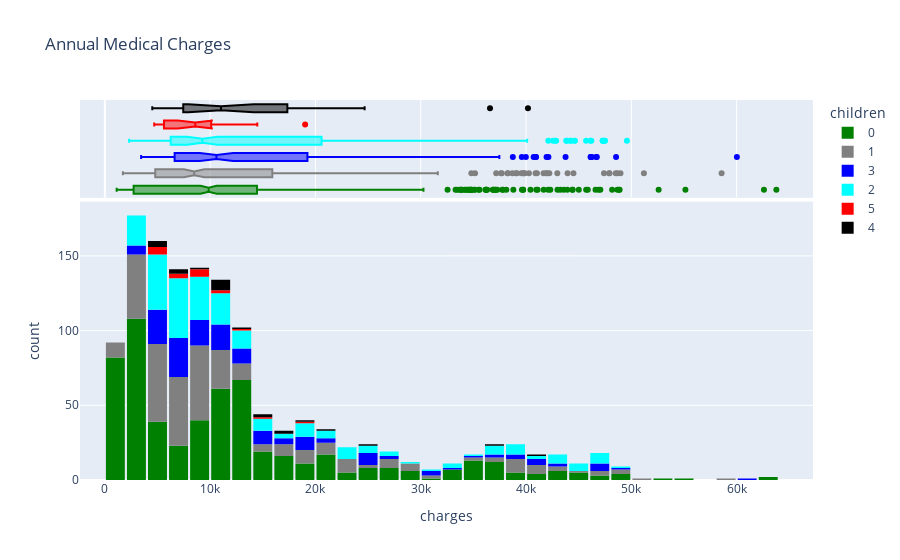

Write notebook code for a chart like this one.
### Code cell
fig = px.histogram(medical_df, 
                   x='charges', 
                   marginal='box', 
                   color='children', 
                   color_discrete_sequence=['green', 'grey','blue','cyan','red','black'], 
                   title='Annual Medical Charges')
fig.update_layout(bargap=0.1)
fig.show()

### Figure 1 — Plotly figure (JSON) as saved in the notebook; plotly's stock layout.template omitted (floating-point values rounded to 4 significant figures; data arrays with more than 128 entries replaced by an {"elided": "..."} marker saying what was removed)
{"data": [{"alignmentgroup": "True", "bingroup": "x", "hovertemplate": "children=0<br>charges=%{x}<br>count=%{y}<extra></extra>", "legendgroup": "0", "marker": {"color": "green", "pattern": {"shape": ""}}, "name": "0", "offsetgroup": "0", "orientation": "v", "showlegend": true, "type": "histogram", "x": {"elided": "574 float values"}, "xaxis": "x", "yaxis": "y"}, {"alignmentgroup": "True", "hovertemplate": "children=0<br>charges=%{x}<extra></extra>", "legendgroup": "0", "marker": {"color": "green"}, "name": "0", "notched": true, "offsetgroup": "0", "showlegend": false, "type": "box", "x": {"elided": "574 float values"}, "xaxis": "x2", "yaxis": "y2"}, {"alignmentgroup": "True", "bingroup": "x", "hovertemplate": "children=1<br>charges=%{x}<br>count=%{y}<extra></extra>", "legendgroup": "1", "marker": {"color": "grey", "pattern": {"shape": ""}}, "name": "1", "offsetgroup": "1", "orientation": "v", "showlegend": true, "type": "histogram", "x": {"elided": "324 float values"}, "xaxis": "x", "yaxis": "y"}, {"alignmentgroup": "True", "hovertemplate": "children=1<br>charges=%{x}<extra></extra>", "legendgroup": "1", "marker": {"color": "grey"}, "name": "1", "notched": true, "offsetgroup": "1", "showlegend": false, "type": "box", "x": {"elided": "324 float values"}, "xaxis": "x2", "yaxis": "y2"}, {"alignmentgroup": "True", "bingroup": "x", "hovertemplate": "children=3<br>charges=%{x}<br>count=%{y}<extra></extra>", "legendgroup": "3", "marker": {"color": "blue", "pattern": {"shape": ""}}, "name": "3", "offsetgroup": "3", "orientation": "v", "showlegend": true, "type": "histogram", "x": {"elided": "157 float values"}, "xaxis": "x", "yaxis": "y"}, {"alignmentgroup": "True", "hovertemplate": "children=3<br>charges=%{x}<extra></extra>", "legendgroup": "3", "marker": {"color": "blue"}, "name": "3", "notched": true, "offsetgroup": "3", "showlegend": false, "type": "box", "x": {"elided": "157 float values"}, "xaxis": "x2", "yaxis": "y2"}, {"alignmentgroup": "True", "bingroup": "x", "hovertemplate": "children=2<br>charges=%{x}<br>count=%{y}<extra></extra>", "legendgroup": "2", "marker": {"color": "cyan", "pattern": {"shape": ""}}, "name": "2", "offsetgroup": "2", "orientation": "v", "showlegend": true, "type": "histogram", "x": {"elided": "240 float values"}, "xaxis": "x", "yaxis": "y"}, {"alignmentgroup": "True", "hovertemplate": "children=2<br>charges=%{x}<extra></extra>", "legendgroup": "2", "marker": {"color": "cyan"}, "name": "2", "notched": true, "offsetgroup": "2", "showlegend": false, "type": "box", "x": {"elided": "240 float values"}, "xaxis": "x2", "yaxis": "y2"}, {"alignmentgroup": "True", "bingroup": "x", "hovertemplate": "children=5<br>charges=%{x}<br>count=%{y}<extra></extra>", "legendgroup": "5", "marker": {"color": "red", "pattern": {"shape": ""}}, "name": "5", "offsetgroup": "5", "orientation": "v", "showlegend": true, "type": "histogram", "x": [4688.0, 6799.0, 4831.0, 5080.0, 9789.0, 12590.0, 11550.0, 6666.0, 6654.0, 10100.0, 8966.0, 8597.0, 4915.0, 19020.0, 9222.0, 8582.0, 5615.0, 14480.0], "xaxis": "x", "yaxis": "y"}, {"alignmentgroup": "True", "hovertemplate": "children=5<br>charges=%{x}<extra></extra>", "legendgroup": "5", "marker": {"color": "red"}, "name": "5", "notched": true, "offsetgroup": "5", "showlegend": false, "type": "box", "x": [4688.0, 6799.0, 4831.0, 5080.0, 9789.0, 12590.0, 11550.0, 6666.0, 6654.0, 10100.0, 8966.0, 8597.0, 4915.0, 19020.0, 9222.0, 8582.0, 5615.0, 14480.0], "xaxis": "x2", "yaxis": "y2"}, {"alignmentgroup": "True", "bingroup": "x", "hovertemplate": "children=4<br>charges=%{x}<br>count=%{y}<extra></extra>", "legendgroup": "4", "marker": {"color": "black", "pattern": {"shape": ""}}, "name": "4", "offsetgroup": "4", "orientation": "v", "showlegend": true, "type": "histogram", "x": [4505.0, 11030.0, 10410.0, 8163.0, 11520.0, 24670.0, 10980.0, 10740.0, 7512.0, 17940.0, 40180.0, 12950.0, 14390.0, 17130.0, 4878.0, 7244.0, 36580.0, 5709.0, 11300.0, 4561.0, 11020.0, 6059.0, 15830.0, 21470.0, 19500.0], "xaxis": "x", "yaxis": "y"}, {"alignmentgroup": "True", "hovertemplate": "children=4<br>charges=%{x}<extra></extra>", "legendgroup": "4", "marker": {"color": "black"}, "name": "4", "notched": true, "offsetgroup": "4", "showlegend": false, "type": "box", "x": [4505.0, 11030.0, 10410.0, 8163.0, 11520.0, 24670.0, 10980.0, 10740.0, 7512.0, 17940.0, 40180.0, 12950.0, 14390.0, 17130.0, 4878.0, 7244.0, 36580.0, 5709.0, 11300.0, 4561.0, 11020.0, 6059.0, 15830.0, 21470.0, 19500.0], "xaxis": "x2", "yaxis": "y2"}], "layout": {"bargap": 0.1, "barmode": "relative", "legend": {"title": {"text": "children"}, "tracegroupgap": 0}, "title": {"text": "Annual Medical Charges"}, "xaxis": {"anchor": "y", "domain": [0, 1], "title": {"text": "charges"}}, "xaxis2": {"anchor": "y2", "domain": [0, 1], "matches": "x", "showgrid": true, "showticklabels": false}, "yaxis": {"anchor": "x", "domain": [0, 0.7326], "title": {"text": "count"}}, "yaxis2": {"anchor": "x2", "domain": [0.7426, 1], "matches": "y2", "showgrid": false, "showline": false, "showticklabels": false, "ticks": ""}}}
